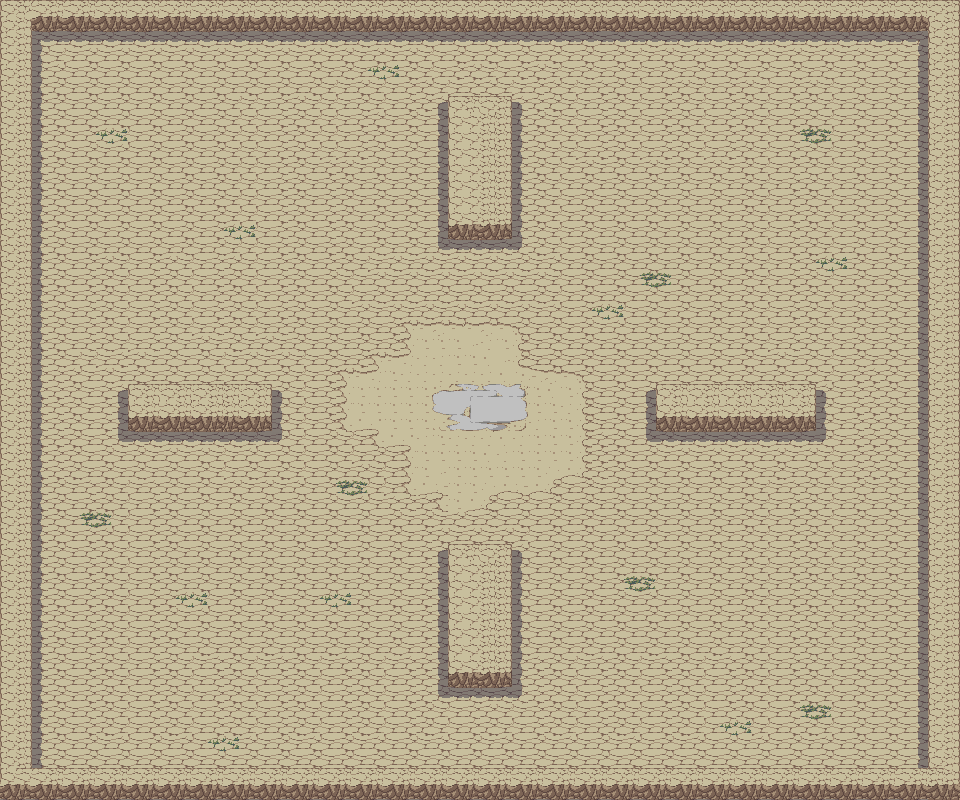

This game map was drawn from its Tiled (.tmx) file and the tilesets committed beside it. A one-line description and the trimmed map source follow:
An orthogonal 60x50 tile map with 16x16 px tiles, 1 tile layer (tiles) and 35 objects (18x robot, 6x commander, 4x sumo, 4x demobot, 2x sniper, ...).

<map version="1.0" orientation="orthogonal" renderorder="right-down" width="60" height="50" tilewidth="16" tileheight="16" nextobjectid="99">
 <tileset firstgid="1" name="tileset" tilewidth="16" tileheight="16">
  <image source="../images/tiles.png" width="512" height="512" />
 </tileset>
 <layer name="tiles" width="60" height="50">
  <data>[3000 cells, 3000 non-empty, 121 distinct tile ids]</data>
 </layer>
 <objectgroup name="base">
  <object id="1" type="player" x="482.333" y="413.333" />
 </objectgroup>
 <objectgroup name="1" visible="0">
  <object id="61" type="sumo" x="720" y="208" />
  <object id="63" type="sumo" x="194" y="621" />
  <object id="64" type="robot" x="583" y="157" />
  <object id="65" type="robot" x="772" y="314" />
  <object id="66" type="robot" x="357" y="680" />
  <object id="67" type="robot" x="178" y="506" />
  <object id="68" type="robot" x="369" y="304" />
  <object id="69" type="robot" x="626" y="525" />
  <object id="70" type="demobot" x="192" y="304" />
  <object id="73" type="demobot" x="308" y="184" />
  <object id="74" type="demobot" x="631" y="681" />
  <object id="75" type="demobot" x="784" y="519" />
  <object id="76" type="robot" x="770" y="716" />
  <object id="77" type="robot" x="838" y="653" />
  <object id="78" type="robot" x="118" y="178" />
  <object id="79" type="robot" x="201" y="101" />
  <object id="80" type="robot" x="786" y="86" />
  <object id="81" type="robot" x="872" y="145" />
  <object id="82" type="robot" x="158" y="726" />
  <object id="83" type="robot" x="94" y="646" />
 </objectgroup>
 <objectgroup name="2">
  <object id="84" type="sumo" x="288" y="576" />
  <object id="85" type="commander" x="281" y="260" />
  <object id="86" type="sumo" x="648" y="256" />
  <object id="87" type="commander" x="644" y="556" />
  <object id="89" type="sniper" x="817" y="678" />
  <object id="90" type="sniper" x="127" y="129" />
  <object id="91" type="commander" x="818" y="232" />
  <object id="92" type="commander" x="709" y="128" />
  <object id="93" type="commander" x="232" y="705" />
  <object id="94" type="commander" x="123" y="601" />
  <object id="95" type="robot" x="429" y="410" />
  <object id="96" type="robot" x="484" y="372" />
  <object id="97" type="robot" x="534" y="409" />
  <object id="98" type="robot" x="485" y="455" />
 </objectgroup>
</map>
